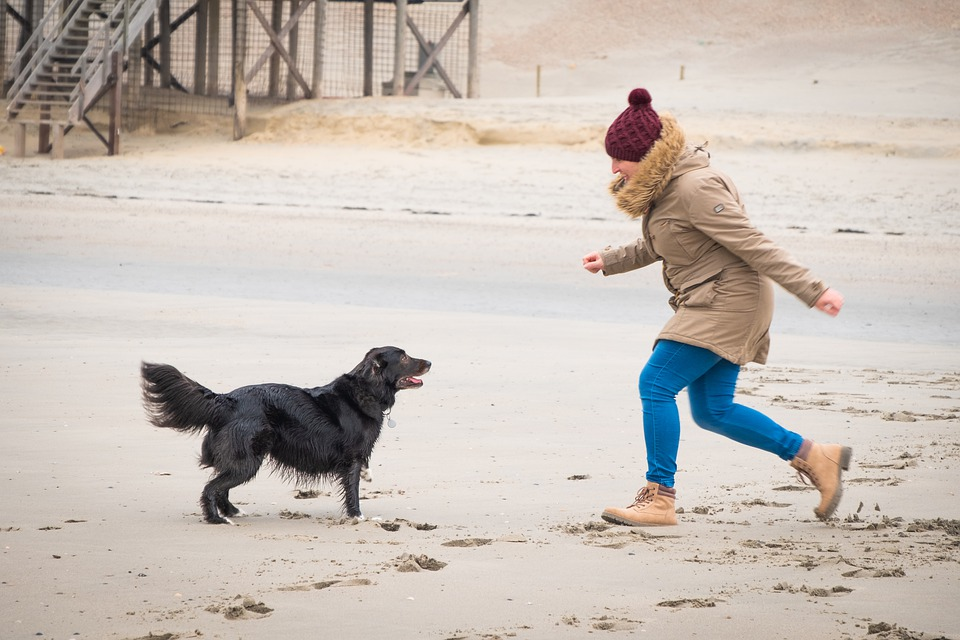
#> input picture 6. Computer Vision/01. Basics of computer vision/image.jpg, 960 x 640 px
$ jupyter execute 'Computer Vision Day 1 .ipynb'   (shell and % lines are left out)
#> lines starting #> are read from the running program, lines starting #| are printed output that depends on the picture
# Computer Vision Basics with openCV

### Import statements

[cell 1]
import cv2
import numpy as np

### Check your openCV version

[cell 2]
cv2.__version__

## Computer Vision Basics

### Load and Image

[cell 3]
# Declare a variable with the path to your image

[cell 4]
# Load the image with openCV
img = cv2.imread('image.jpg',1)
#> img is the input picture: shape (640, 960, 3); mean B, G, R 181.8, 189.3, 198.4

[cell 5]
img

[Hint](# "You will need to use cv2.imread")

### Check the image type

[cell 6]
# What is the image type? -> type
type(img)

[Hint](# "Just use the python type function")

[cell 7]
# Print the value of the pixels of the image
print(img)
#> (printed output is left out)

[Hint](# "Just use the python print function")

### Show the image using openCV

[cell 8]
# Lets now see the image! dont forget to call destroyAllWindows!
cv2.imshow('Image', img)

cv2.waitKey(0)

cv2.destroyAllWindows()

cv2.waitKey(1)

[Hint](# "You need to use imshow, waitkey and destroyAllWindows")

### Now lets display unsing matplotlib

[cell 9]
# Import matplotlib
import matplotlib.pyplot as plt

[cell 10]
# Choose a pyplot figsize to make images fit nicely into the notebook
plt.figure(figsize = (20,15))


# Now display the image with plt
plt.imshow(img);

### Lets fix the colors

[cell 11]
# Does your image look ok? are the colors the right ones?, if not, lets fix it!
# Remember that openCV will load images using BGR rather than RGB
# Change the image to RGB and diplay it again with plt
rgb_img = cv2.cvtColor(img,cv2.COLOR_BGR2RGB)
plt.imshow(rgb_img)

[Hint](# "use cvtColor")

### What is the shape of the image?

[cell 12]
# Check the image shape
img.shape
#> Out = (640, 960, 3)

### Lets make it grayscale

[cell 13]
# Load the the image in grayscale, what are the 2 ways you can do that?
grey_img = cv2.imread('image.jpg',0)  # flag 0 = grey
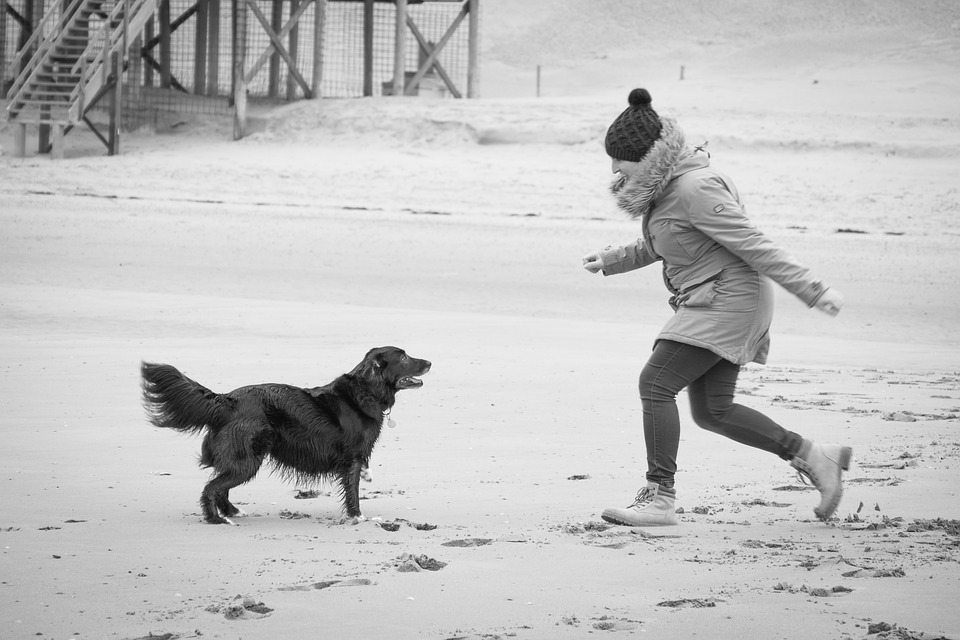
#> grey_img: shape (640, 960); min 2, max 255, mean 191.2
cv2.imshow('image',grey_img)
cv2.waitKey(0)
cv2.destroyAllWindows()

[cell 14]
# Now load an image in color and then transform it to grayscale
greyscale_img = cv2.cvtColor(img, cv2.COLOR_BGR2GRAY)
cv2.imshow('image',greyscale_img)
cv2.waitKey(0)
cv2.destroyAllWindows()

### What is the shape now?

[cell 15]
# Check the grayscale shape
grey_img.shape
#> Out = (640, 960)

[cell 16]
greyscale_img.shape
#> Out = (640, 960)

### How does it look like?

[cell 17]
# Display the grayscale image with matplotlib, how does it look?
plt.imshow(grey_img);

### We need to indicate the colormap

[cell 18]
# Display the grayscale image with matplotlib, make sure to include the colormap so it really is grayscale
plt.imshow(grey_img, cmap='gray');

### Cropping an image

[cell 19]
# Lets now crop a Region of Interest of an image, load and image and crop different parts of it
crop_img = img[90:550, 120:880]
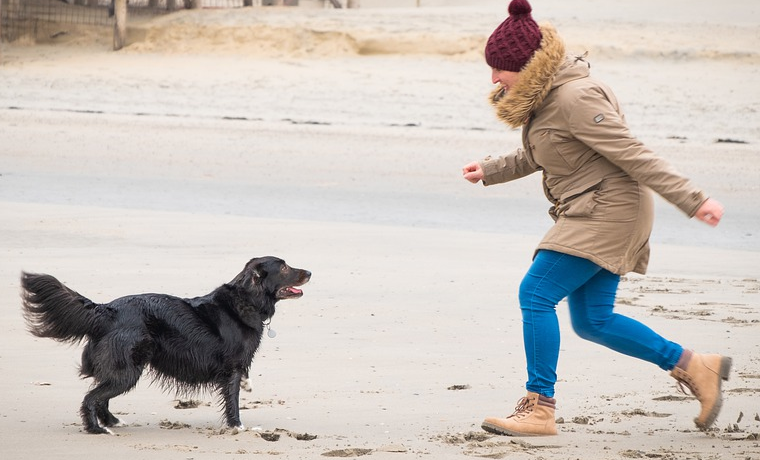
#> crop_img: shape (460, 760, 3); mean B, G, R 186.5, 192.4, 199.8
cv2.imshow("Image", crop_img)
cv2.waitKey(0)

[cell 20]
# Save to disk the cropped areas
filename = 'croppedImage.jpg'
cv2.imwrite(filename, crop_img)
#> Out = True

### To edit an image making a copy of it is always a good idea!

[cell 21]
# Load an image and then make a copy of it
img_copy = crop_img.copy()
img_copy = cv2.cvtColor(img_copy,cv2.COLOR_BGR2RGB)
plt.imshow(img_copy)

[Hint](# "use the numpy function ")

## Annotating images

### Rectangles

[cell 22]
# Draw green rectangle on top of a region of interest in your image
green = (0,255,0)
cv2.rectangle(img_copy,(15,200),(320,450), green, 3)
plt.imshow(img_copy)

[cell 23]
red = (255, 0, 0)
cv2.rectangle(img_copy,(450,5),(760,450), red, 3)
plt.imshow(img_copy)

[Hint](# "You will need to use the cv2 function rectangle(img, pt1, pt2, color, thickness) -> img")

### Adding text to images

[cell 24]
# Make a copy of your image and then write some text on top of the image
cv2.putText(img_copy, 'Doggy', (100,170), cv2.FONT_ITALIC, 2, green, cv2.LINE_4)
plt.imshow(img_copy)

[cell 25]
cv2.putText(img_copy, 'Person', (550,60), cv2.FONT_ITALIC, 2, red, cv2.LINE_4)
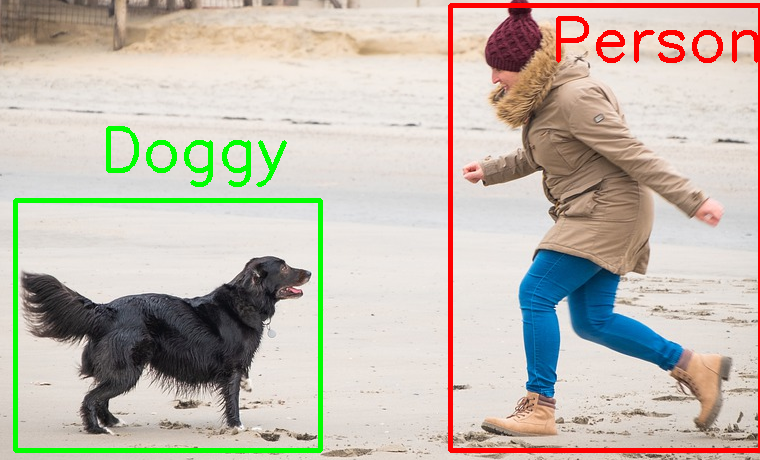
#> img_copy: shape (460, 760, 3); mean R, G, B 195.4, 188.1, 176.6
plt.imshow(img_copy)

[Hint](# "You will need to use cv2 putText function -> putText(img, text, coordinates, fontFace, fontScale, color, thickness, lineType). For fonts check the enum cv2.FONT_HERSHEY_")

Now that you know how to load annotate and save images lets start manually annotating some images

[cell 26]
# Load as many images as you like and start annotating objects in the image,
# Before annotating the images make a copy of the image so we keep the original without changes
# Use the format proposed in the example above

[cell 27]
# Display the images that you have annotated above, both versions, the original one and the annotated one

[cell 28]
img2 = cv2.imread('street.jpg',1)
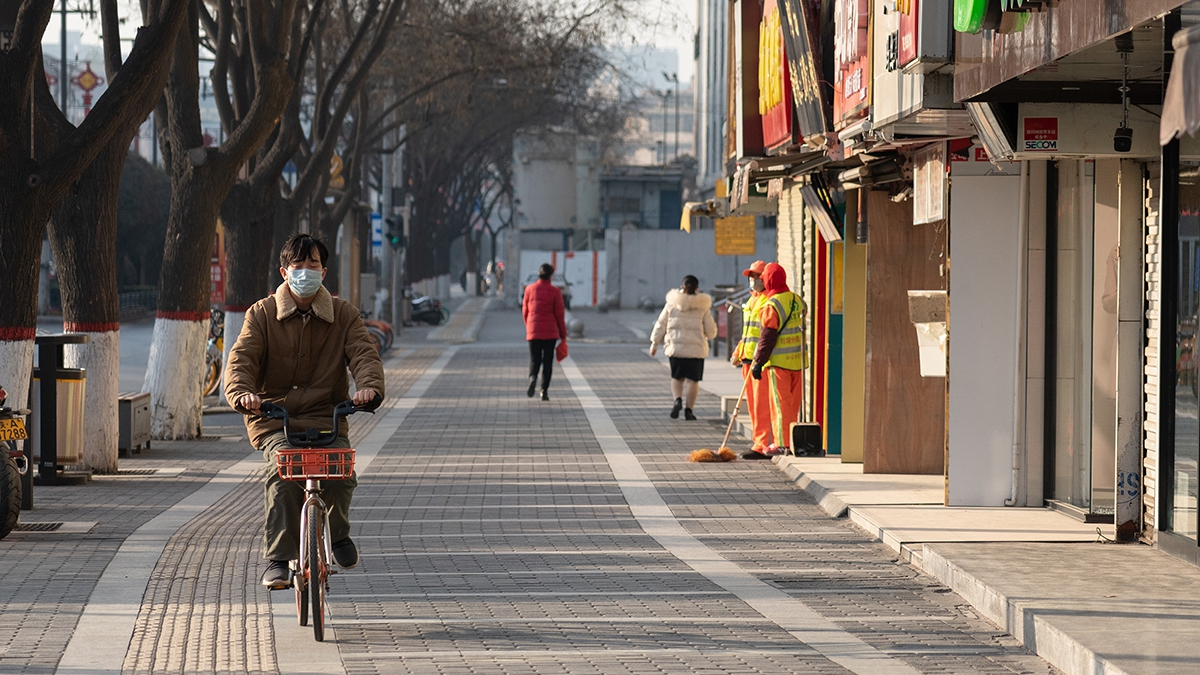
#> input picture 6. Computer Vision/01. Basics of computer vision/street.jpg, 1200 x 675 px
#> img2 is the input picture: shape (675, 1200, 3); mean B, G, R 98.8, 107.4, 118.4
img2_copy = img2.copy()
img2_copy = cv2.cvtColor(img2_copy,cv2.COLOR_BGR2RGB)

black = (0,0,0)
green = (0,255,0)
red = (255, 0, 0)
cv2.rectangle(img2_copy,(200,230),(400,640), green, 3)
cv2.rectangle(img2_copy,(200,200),(400,230), green, -1)
cv2.putText(img2_copy, 'Cyclist', (210,220), cv2.FONT_ITALIC, 1, black, cv2.LINE_4)

cv2.rectangle(img2_copy,(500,240),(600,400), red, 3)
cv2.rectangle(img2_copy,(500,240),(600,200), red, -1)
cv2.putText(img2_copy, 'Walker', (500,230), cv2.FONT_ITALIC, 1, black, cv2.LINE_4) # walker = pedestrian just shorter

cv2.rectangle(img2_copy,(640,260),(720,440), red, 3)
cv2.rectangle(img2_copy,(640,260),(720,220), red, -1)
cv2.putText(img2_copy, 'Walker', (630,250), cv2.FONT_ITALIC, 1, black, cv2.LINE_4)


cv2.rectangle(img2_copy,(725,260),(800,450), red, 3)
cv2.rectangle(img2_copy,(725,260),(800,220), red, -1)
cv2.putText(img2_copy, 'Walker', (730,250), cv2.FONT_ITALIC, 1, black, cv2.LINE_4)
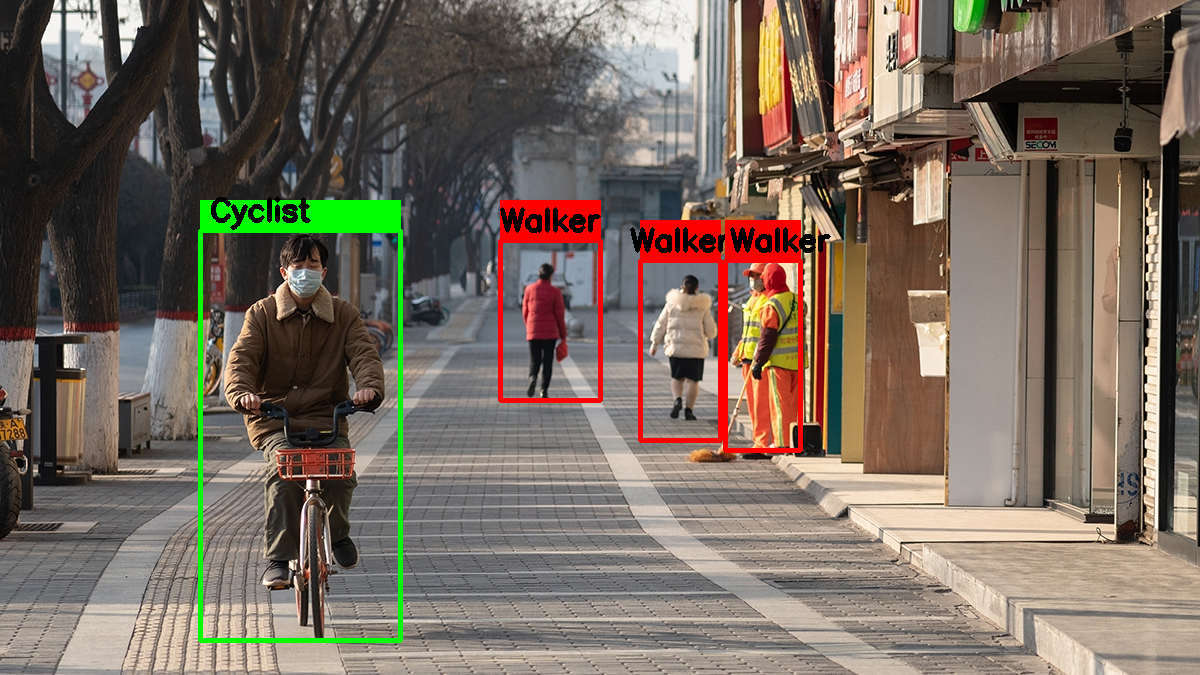
#> img2_copy: shape (675, 1200, 3); mean R, G, B 118.9, 106.9, 95.2


plt.imshow(img2_copy)

img2_copy = cv2.cvtColor(img2_copy,cv2.COLOR_RGB2BGR)

filename = 'annotated.jpg'
cv2.imwrite(filename, img2_copy)
#> Out = True
